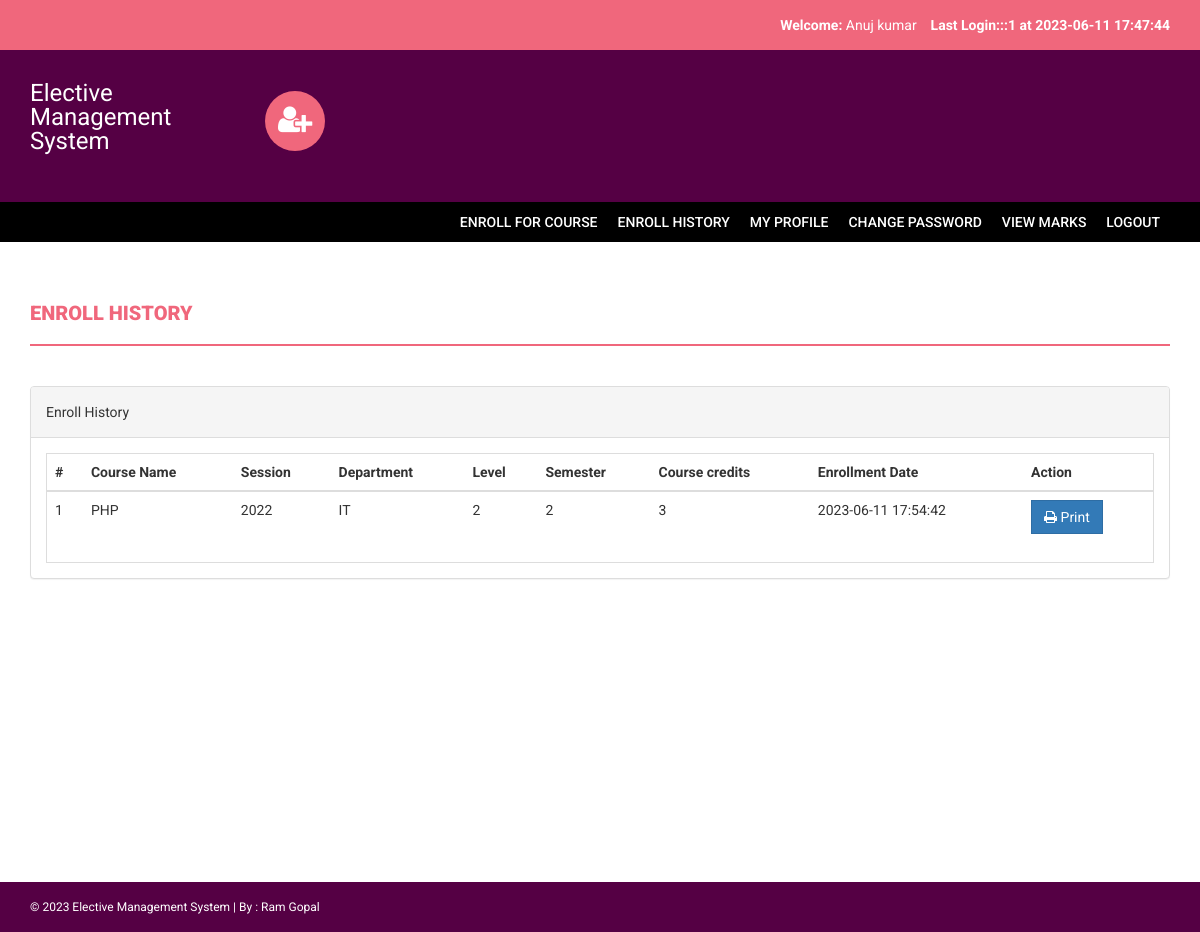
Screenshot of /s/enroll-history.php (signed in) with the database file from the repository.
### tables this page shows
CREATE TABLE `courseenrolls` (
  `id` int(11) NOT NULL,
  `studentRegno` varchar(255) DEFAULT NULL,
  `pincode` varchar(255) DEFAULT NULL,
  `session` int(11) DEFAULT NULL,
  `department` int(11) DEFAULT NULL,
  `level` int(11) DEFAULT NULL,
  `semester` int(11) DEFAULT NULL,
  `course` int(11) DEFAULT NULL,
  `enrollDate` timestamp NULL DEFAULT current_timestamp()
);

CREATE TABLE `course` (
  `id` int(11) NOT NULL,
  `courseCode` varchar(255) DEFAULT NULL,
  `courseName` varchar(255) DEFAULT NULL,
  `courseUnit` varchar(255) DEFAULT NULL,
  `noofSeats` int(11) DEFAULT NULL,
  `creationDate` timestamp NULL DEFAULT current_timestamp(),
  `updationDate` varchar(255) DEFAULT NULL,
  `credits` int(11) DEFAULT NULL
);

CREATE TABLE `session` (
  `id` int(11) NOT NULL,
  `session` varchar(255) DEFAULT NULL,
  `creationDate` timestamp NULL DEFAULT current_timestamp()
);

CREATE TABLE `department` (
  `id` int(11) NOT NULL,
  `department` varchar(255) DEFAULT NULL,
  `creationDate` timestamp NULL DEFAULT current_timestamp(),
  `maxcredits` int(11) DEFAULT NULL
);

CREATE TABLE `level` (
  `id` int(11) NOT NULL,
  `level` varchar(255) DEFAULT NULL,
  `creationDate` timestamp NULL DEFAULT current_timestamp()
);

CREATE TABLE `semester` (
  `id` int(11) NOT NULL,
  `semester` varchar(255) DEFAULT NULL,
  `creationDate` timestamp NULL DEFAULT current_timestamp(),
  `updationDate` varchar(255) DEFAULT NULL
);

### s/enroll-history.php (the view, shortened to what this page needs)
<?php
include('includes/config.php');
if(strlen($_SESSION['login'])==0)
{
header('location:index.php');
}else{
?>
<!DOCTYPE html>
<html xmlns="http://www.w3.org/1999/xhtml">
<head>
    <link href="assets/css/bootstrap.css" rel="stylesheet" />
    <link href="assets/css/font-awesome.css" rel="stylesheet" />
    <link href="assets/css/style.css" rel="stylesheet" />
</head>
<body>
<?php include('includes/header.php');?>
<?php if($_SESSION['login']!="")
{
 include('includes/menubar.php');
}
 ?>
    <div class="content-wrapper">
        <div class="container">
              <div class="row">
                    <div class="col-md-12">
                        <h1 class="page-head-line">Enroll History  </h1>
                    </div>
                </div>
                <div class="row" >
                <div class="col-md-12">
                    <div class="panel panel-default">
                        <div class="panel-heading">
                           Enroll History
                        </div>
                        <div class="panel-body">
                            <div class="table-responsive table-bordered">
                                <table class="table">
                                    <thead>
                                        <tr>
                                            <th>#</th>
                                            <th>Course Name </th>
                                            <th>Session </th>
                                            <th> Department</th>
                                             <th>Level</th>
                                                <th>Semester</th>
                                                <th>Course credits</th>
                                             <th>Enrollment Date</th>
                                             <th>Action</th>
                                        </tr>
                                    </thead>
                                    <tbody>
<?php
$sql=mysqli_query($con,"select courseenrolls.course as cid, course.courseName as courname,course.credits as cred,session.session as session,department.department as dept,level.level as level,courseenrolls.enrollDate as edate ,semester.semester as sem from courseenrolls join course on course.id=courseenrolls.course join session on session.id=courseenrolls.session join department on department.id=courseenrolls.department join level on level.id=courseenrolls.level  join semester on semester.id=courseenrolls.semester  where courseenrolls.studentRegno='".$_SESSION['login']."'");
$cnt=1;
while($row=mysqli_fetch_array($sql))
{
?>
                                        <tr>
                                            <td><?php echo $cnt;?></td>
                                            <td><?php echo htmlentities($row['courname']);?></td>
                                            <td><?php echo htmlentities($row['session']);?></td>
                                            <td><?php echo htmlentities($row['dept']);?></td>
                                            <td><?php echo htmlentities($row['level']);?></td>
                                            <td><?php echo htmlentities($row['sem']);?></td>
                                            <td><?php echo htmlentities($row['cred']);?></td>
                                             <td><?php echo htmlentities($row['edate']);?></td>
                                            <td>
                                            <a href="print.php?id=<?php echo $row['cid']?>" target="_blank">
<button class="btn btn-primary"><i class="fa fa-print "></i> Print</button> </a>
                                            </td>
                                        </tr>
<?php
$cnt++;
} ?>
                                    </tbody>
                                </table>
                            </div>
                        </div>
                    </div>
                </div>
            </div>
        </div>
    </div>
  <?php include('includes/footer.php');?>
</body>
</html>
<?php } ?>

### s/includes/header.php (shortened to what this page needs)
<?php
include("includes/config.php");
?>
<?php if($_SESSION['login']!="")
{?>
<header>
        <div class="container">
            <div class="row">
                <div class="col-md-12">
                    <strong>Welcome: </strong><?php echo htmlentities($_SESSION['sname']);?>
                    <strong>Last Login:<?php
        $ret=mysqli_query($con,"SELECT  * from userlog where studentRegno='".$_SESSION['login']."' order by id desc limit 1,1");
                    $row=mysqli_fetch_array($ret);
                    echo $row['userip']; ?> at <?php echo $row['loginTime'];?></strong>
                </div>
            </div>
        </div>
    </header>
    <?php } ?>
    <div class="navbar navbar-inverse set-radius-zero">
        <div class="container">
            <div class="navbar-header">
                <a class="navbar-brand" href="#" style="color:#fff; font-size:24px;4px; line-height:24px; ">
                   Elective Management System
                </a>
            </div>
            <div class="left-div">
                <i class="fa fa-user-plus login-icon" ></i>
        </div>
            </div>
        </div>

### s/assets/css/style.css (style rules this page uses)
body { font-family: 'Roboto', sans-serif; line-height: 30px; }
.set-radius-zero { border-radius: 0px; -moz-border-radius: 0px; -webkit-border-radius: 0px; }
.content-wrapper { margin-top: 40px; min-height: 600px; padding-bottom: 60px; }
.page-head-line { font-weight: 900; padding-bottom: 20px; border-bottom: 2px solid #F0677C; text-transform: uppercase; color: #F0677C; font-size: 20px; margin-bottom: 40px; }
.btn { border-radius: 0px; -webkit-border-radius: 0px; -moz-border-radius: 0px; }
.login-icon { height: 60px; width: 60px; padding: 13px; border-radius: 50%; font-size: 30px; margin-bottom: 20px; color: #fff; text-align: center; cursor:pointer; background-color:#F0677C; -webkit-border-radius:50%; -moz-border-radius:50%; }
header { background-color: #F0677C; color: #fff; padding: 10px; text-align: right; }
.left-div { padding-left: 30px; margin-top: 40px; margin-bottom: 30px; }
.navbar-brand { width: 250px; padding-top: 30px; }
.navbar-inverse { background-color: #550044; border-color: transparent; }
.navbar { margin-bottom: 0px; }

### rows the page displays
courseenrolls: course.courseName "PHP", session.session "2022", department.department "IT", level.level "2", semester.semester "2", course.credits "3", enrollDate "2023-06-11 17:54:42"

### other values shown
$_SESSION['sname'] "Anuj kumar"
$row['userip'] "::1"
$row['loginTime'] "2023-06-11 17:47:44"
